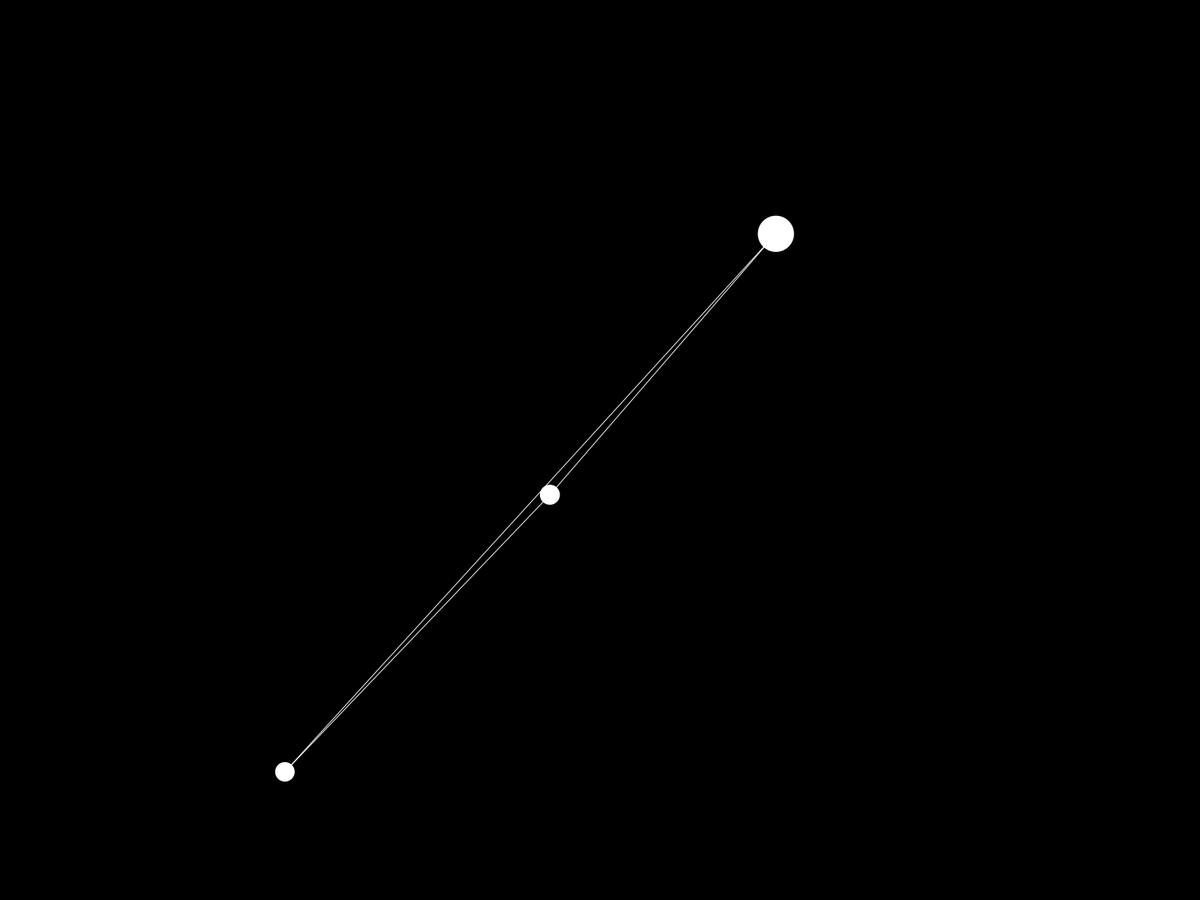
Frame 1 (no input)
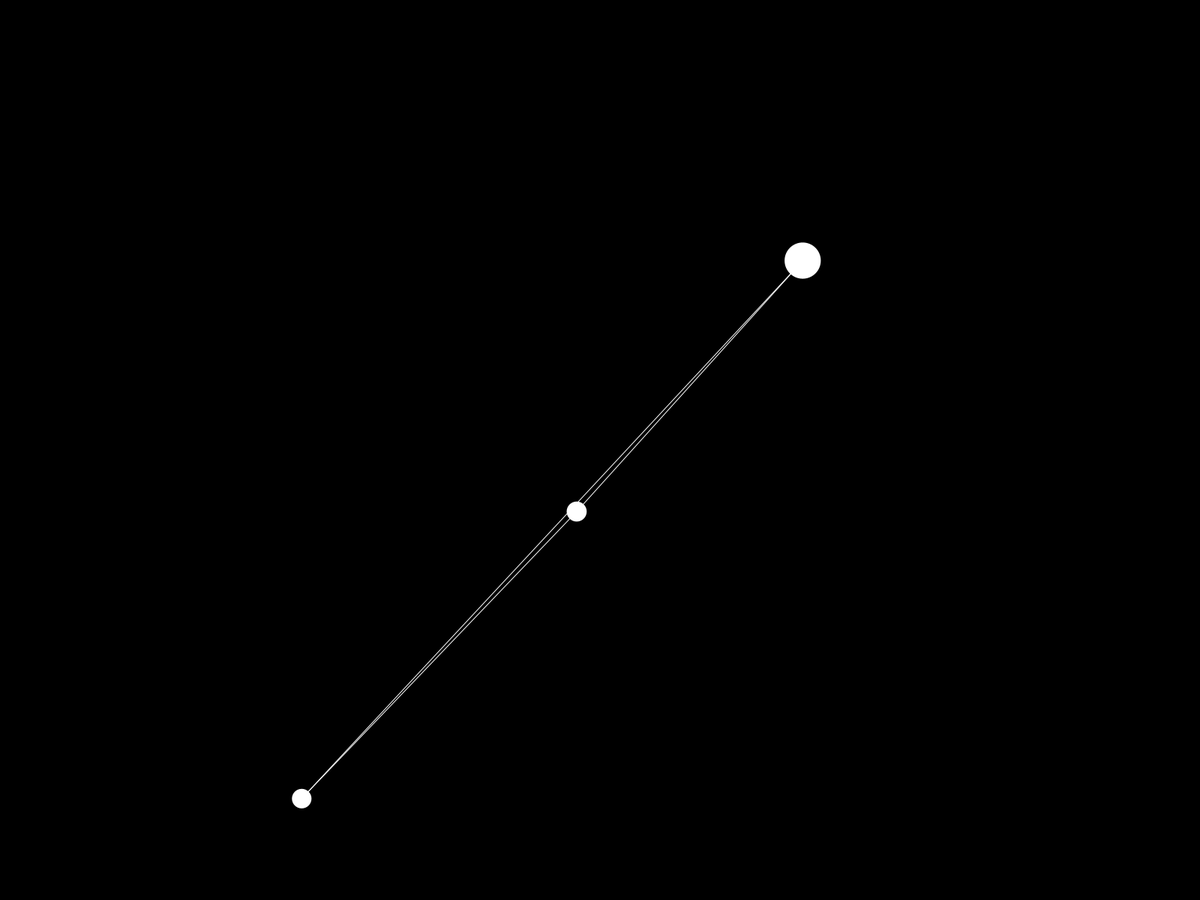
Frame 60 (the mouse pressed at the canvas centre just before this capture)
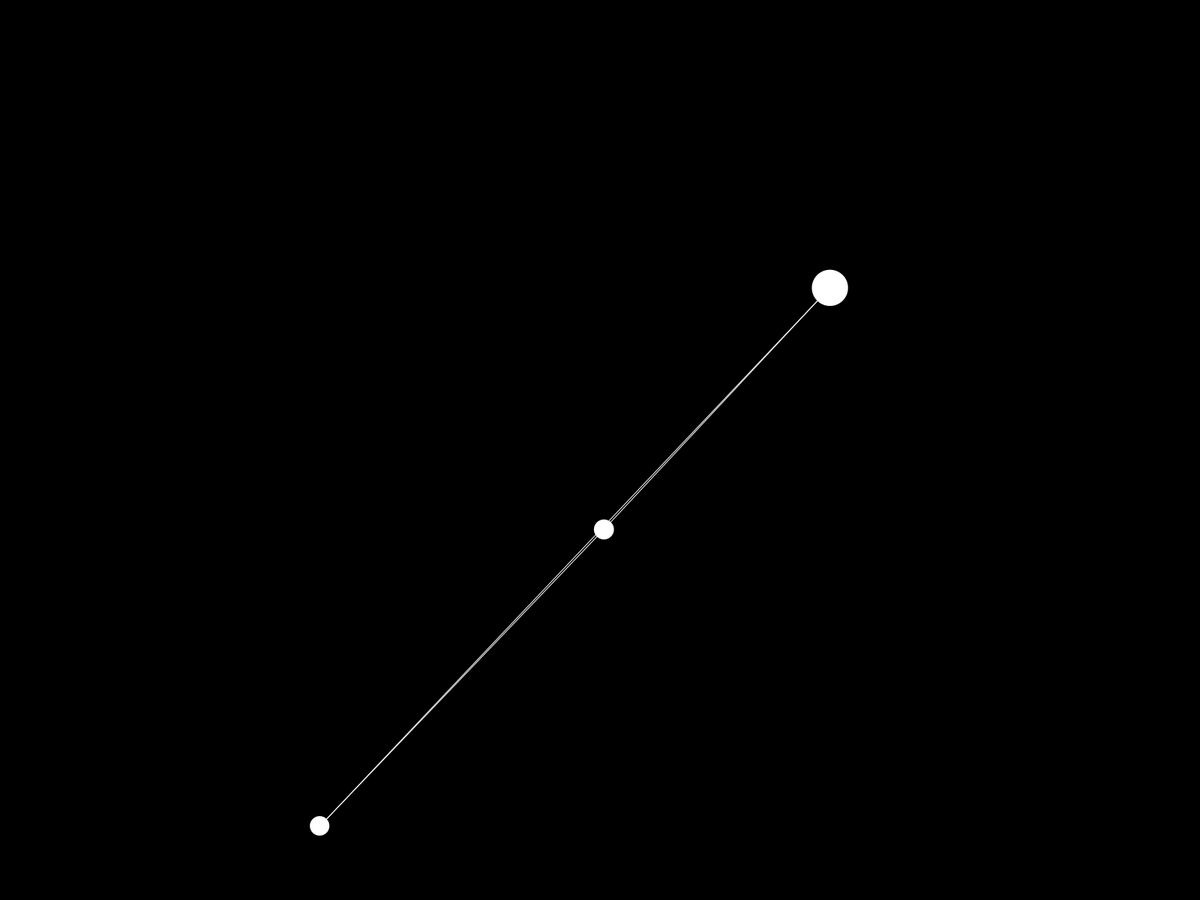
Frame 120 (the mouse held since frame 60 and released just before this capture)

The Processing sketch that drew these frames (run headless with seeded random() and noise(); from frame 60 on, the mouse is pressed at the canvas centre):

// Processing sketch: firstPiSketch
// ── firstPiSketch.pde
int x;

TripSph ts1;

void setup() {
  //size(300, 300);
  fullScreen();
  x = 0;
  ts1 = new TripSph();
}

void draw () {
  background(0);
  //fill(255);
  //ellipse(width/2 + x, height/2, 50, 50);
  //x=x+5;
  
  //if ( x > width) {
  //  x = 0;
  //}
  
  ts1.drawTripSph();
  ts1.moveTripSph();
  ts1.bounce();
}

// ── TripSph.pde
class TripSph {
  float [] x = new float[3];
  float [] y = new float[3];
  float [] s = new float[3];
  float xoff;
  float yoff;
  int xfactor;
  int yfactor;

  TripSph() {
    for (int i = 0; i < 3; i++) {
      this.x[i] = random(width);
      this.y[i] = random(height);
      this.s[i] = random(15, 50);
    }

    xoff = 0.01;
    yoff = 0.01;
    xfactor = 1;
    yfactor = 1;
  }


  void drawTripSph () {
    pushStyle();
    
    fill(255);
    noStroke();
    
    for (int i = 0; i < 3; i++) {
      ellipse(this.x[i], this.y[i], this.s[i], this.s[i]);
    }

    stroke(255);
    line(this.x[0], this.y[0], this.x[1], this.y[1]);
    line(this.x[1], this.y[1], this.x[2], this.y[2]);
    line(this.x[2], this.y[2], this.x[0], this.y[0]);
    
    popStyle();
  }
  
  void moveTripSph() {
    this.x[0] = this.x[0] + noise(xoff) * this.xfactor;
    this.x[1] = this.x[1] + noise(yoff) * this.xfactor;
    this.x[2] = this.x[2] + noise(xoff) * this.xfactor;
    this.y[0] = this.y[0] + noise(xoff) * this.yfactor;
    this.y[1] = this.y[1] + noise(xoff) * this.yfactor;
    this.y[2] = this.y[2] + noise(yoff) * this.yfactor;
    xoff = xoff + 0.0000000005;
    yoff = yoff + 0.2;
  }
  
  void bounce() {
    for (int i = 0; i < 3; i++) {
      if ( this.x[i] > width || this.x[i] < 0) {
        //this.x[i] = random(width);
        this.xfactor = -this.xfactor;
      }
      
      if (this.y[i] > height || this.y[i] < 0) {
        //this.y[i] = random(height);
        this.yfactor = -this.yfactor;
      }
    }
    
  }

}
